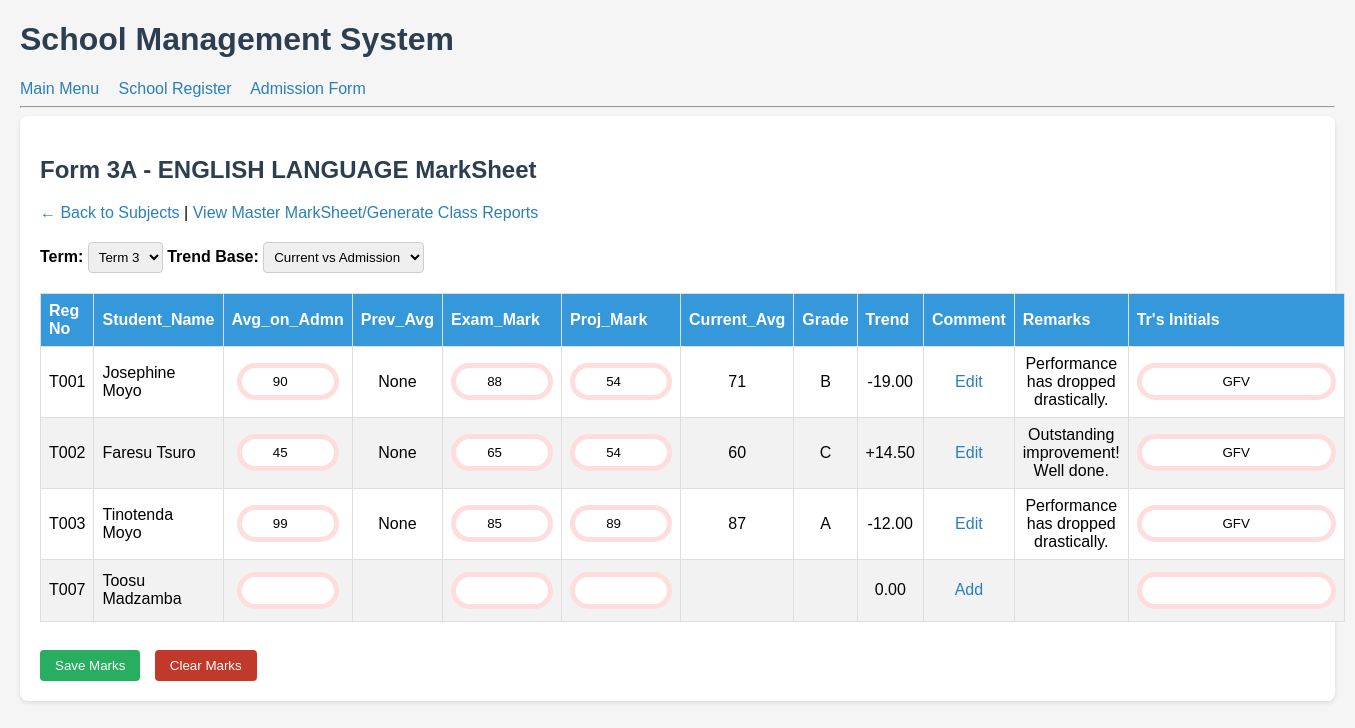
/marksheet/Form 3A/42/ (signed in), run on the app's committed database.
### kids/models.py (models this page shows, shortened)
class Subject(models.Model):
    name = models.CharField(max_length=50)  # "Mathematics", "English"
    grade = models.CharField(max_length=20)  # "Grade 1"
    order = models.IntegerField(default=0)  # <-- YOU MISSED THIS, ADD IT
    teacher = models.ForeignKey('Teacher', on_delete=models.SET_NULL, null=True, blank=True)
    term = models.ForeignKey('Term', on_delete=models.CASCADE, null=True, blank=True)
    expected_students = models.IntegerField(default=0,
                                            help_text="How many students do this subject? 0 = auto count whole class")
    class Meta:
        unique_together = ('name', 'grade', 'term')
        ordering = ['order']  # now this will work because order exists

class Student(models.Model):
    first_name = models.CharField(max_length=100)
    last_name = models.CharField(max_length=100)
    adm_no = models.CharField(max_length=20, unique=True)
    grade = models.CharField(max_length=10)
    fee_required = models.DecimalField(max_digits=10, decimal_places=2, default=300.00)
    date_added = models.DateTimeField(auto_now_add=True)
    parent_phone = models.CharField(max_length=15, blank=True, null=True)
    date_of_birth = models.DateField(null=True, blank=True)
    birth_cert_no = models.CharField(max_length=50, blank=True, null=True)  # <-- ADD THIS
    gender = models.CharField(max_length=10, choices=[('M','Male'),('F','Female')], null=True, blank=True)
    date_joined = models.DateField(auto_now_add=True, null=True, blank=True)
    parents = models.ManyToManyField(Parent, through='StudentParent', blank=True)

class Mark(models.Model):
    student = models.ForeignKey(Student, on_delete=models.CASCADE)
    subject = models.ForeignKey(Subject, on_delete=models.CASCADE)
    term = models.CharField(max_length=20, default='Term 1')
    average = models.DecimalField(max_digits=5, decimal_places=0, null=True, blank=True)
    grade = models.CharField(max_length=10, null=True, blank=True)
    admission_avg = models.DecimalField(max_digits=5, decimal_places=0, null=True, blank=True)
    previous_avg = models.DecimalField(max_digits=5, decimal_places=0, null=True, blank=True)
    current_exam_mark = models.DecimalField(max_digits=5, decimal_places=0, null=True, blank=True)
    current_project_mark = models.DecimalField(max_digits=5, decimal_places=0, null=True, blank=True)
    current_avg = models.DecimalField(max_digits=5, decimal_places=0, null=True, blank=True)
    current_grade = models.CharField(max_length=2, null=True, blank=True)
    trend = models.DecimalField(max_digits=5, decimal_places=2, null=True, blank=True)
    remarks = models.CharField(max_length=100, null=True, blank=True)
    trs_initials = models.CharField(max_length=10, null=True, blank=True)
    class Meta:
        unique_together = ('student', 'subject', 'term') # so each student has 1 mark per subject per term

### kids/views.py (the view, shortened to what this page needs)
# urls.py: path('marksheet/<str:grade>/<int:subject_id>/', views.marksheet, name='marksheet'),
@login_required
def marksheet(request, grade, subject_id):
    subject = get_object_or_404(Subject, id=subject_id, grade=grade)
    students = Student.objects.filter(grade=grade).order_by('adm_no')
    term_name = request.GET.get('term', 'Term 3')
    term_obj = Term.objects.filter(name=term_name).first() or Term.objects.first()
    marks = {}
    for s in students:
        m = Mark.objects.filter(student=s, subject=subject, term=term_name).first()
        marks[s.id] = {
            'admission_avg': m.admission_avg if m else '',
            'previous_avg': m.previous_avg if m else '',
            'current_exam_mark': m.current_exam_mark if m else '',
            'current_project_mark': m.current_project_mark if m else '',
            'current_avg': m.current_avg if m else '',
            'current_grade': m.current_grade if m else '',
            'trend': m.trend if m else '0.00',
            'remarks': m.remarks if m else '',
            'trs_initials': m.trs_initials if m else '',
        }
    all_terms = Term.objects.all().order_by('name')
    all_terms_for_lock = Term.objects.all().order_by('start_date') # if you have start_date, else use name
    return render(request, 'kids/marksheet.html', {
        'grade': grade,
        'subject': subject,
        'students': students,
        'marks': marks,
        'term': term_name,
        'term_obj': term_obj,
        'selected_term': term_name,  # for locking JS
        'all_terms': all_terms,
    })

### kids/templatetags/custom_filters.py (called while the page is built)
@register.filter
def get_item(dictionary, key):
    if not dictionary:
        return None
    return dictionary.get(key)

@register.filter
def dict_get(dictionary, key):
    return get_item(dictionary, key)

### kids/templates/kids/marksheet.html (shortened to what this page needs)
{% extends 'kids/base.html' %}
{% load custom_filters %}
{% block content %}
{% load static %}
<link rel="stylesheet" href="{% static 'css/style.css' %}">
<div class="container">
<h2>{{ grade }} - {{ subject.name }} MarkSheet</h2>
<a href="{% url 'grade_subjects' grade %}">← Back to Subjects</a> |
<a href="{% url 'master_marksheet' grade %}">View Master MarkSheet/Generate Class Reports</a>
<form method="POST">
    <p>
        <label><strong>Term:</strong></label>
<select id="termSelect" onchange="window.location.href='?term='+this.value+'&trend_base={{ trend_base }}'">
  {% for t in all_terms %}
    <option value="{{ t.name }}" {% if t.name == term %}selected{% endif %}>{{ t.name }}</option>
  {% endfor %}
</select>
       <label><strong>Trend Base:</strong></label>
<select name="trend_base" required>
    <option value="admission">Current vs Admission</option>
</select>
    </p>
    <table>
        <thead>
            <tr>
                 <th>Reg No</th>
                <th>Student_Name</th>
                <th>Avg_on_Admn</th>
                <th>Prev_Avg</th>
                <th>Exam_Mark</th>
                <th>Proj_Mark</th>
                <th>Current_Avg</th>
                <th>Grade</th>
                <th>Trend</th>
                <th>Comment</th>
                <th>Remarks</th>
                <th>Tr's Initials</th>
            </tr>
        </thead>
 <tbody>
        {% for student in students %}
            {% with mark=marks|dict_get:student.id %}
            <tr>
               <td style="text-align:center;">{{ student.adm_no }}</td>
                <td>{{ student.first_name }} {{ student.last_name }}</td>
                <td style="text-align:center;"><input type="number" name="admission_avg_{{ student.id }}" value="{{ mark.admission_avg }}" min="0" max="100" step="0.1" style="width: 80px;"></td>
                <td style="text-align:center;">{{ mark.previous_avg }}</td>
                <td><input type="number" name="current_exam_{{ student.id }}" value="{{ mark.current_exam_mark }}" min="0" max="100" step="0.1" style="width: 80px;"></td>
                <td style="text-align:center;"><input type="number" name="current_project_{{ student.id }}" value="{{ mark.current_project_mark }}" min="0" max="100" step="0.1" style="width: 80px;"></td>
                <td style="text-align:center;">{{ mark.current_avg }}</td>
                <td style="text-align:center;">{{ mark.current_grade }}</td>
                <td style="text-align:center;">{% if mark.trend > 0 %}+{{ mark.trend }}{% elif mark.trend < 0 %}{{ mark.trend }}{% else %}{{ mark.trend|default:"0" }}{% endif %}</td>
                <td style="text-align:center;">
                <a href="{% url 'subject_teacher_comments' student.id term_obj.id subject.id %}" class="btn-small">
                  {% if mark.remarks %}Edit{% else %}Add{% endif %}
                </a>
                </td>
                <td style="text-align:center;">{{ mark.remarks }}</td>
                <td><input type="text" name="trs_initials_{{ student.id }}" value="{% if mark.trs_initials and mark.trs_initials != 'None' and mark.trs_initials != 'GUD' %}{{ mark.trs_initials }}{% endif %}"></td>
                </tr>
            {% endwith %}
        {% empty %}
            <tr><td colspan="11">No students in {{ grade }}. Add students first.</td></tr>
        {% endfor %}
        </tbody>
    </table>
    <br>
    <button type="submit">Save Marks</button>
    <button type="submit" name="clear_marks" value="1" onclick="return confirm('Clear all Exam & Project marks for {{ term }} - {{ subject.name }}? Admission avg will stay.')" style="background:#c0392b;color:white;margin-left:10px;">Clear Marks</button>
</form>
</div>
{% endblock %}

### static/css/style.css (style rules this page uses)
body { font-family: Arial, sans-serif; margin: 20px; background: #f5f5f5; }
h1, h2, h3 { color: #2c3e50; }
table { border-collapse: collapse; width: 100%; background: white; margin: 10px 0; }
th, td { border: 1px solid #ddd; padding: 8px; text-align: left; }
th { background: #3498db; color: white; }
tr:nth-child(even) { background: #f2f2f2; }
a { color: #2980b9; text-decoration: none; }
button, input[type="submit"] { background: #27ae60; color: white; padding: 8px 15px; border: none; border-radius: 4px; cursor: pointer; }
input, select { padding: 6px; margin: 4px 0; border: 1px solid #ccc; border-radius: 4px; }
.container { background: white; padding: 20px; border-radius: 8px; box-shadow: 0 2px 4px rgba(0,0,0,0.1); }

### kids/templates/kids/base.html (style rules this page uses)
body { font-family: Arial; margin: 20px; }
table { border-collapse: collapse; margin-top: 15px; }
th, td { border: 1px solid #ccc; padding: 8px; }
th { background: #f0f0f0; }

### kids/templates/kids/marksheet.html (style rules this page uses)
input[type="number"] { padding: 6px; border: 5px solid #fdd; border-radius: 40px; text-align:center; }
input[type="text"] { padding: 6px; border: 5px solid #fdd; border-radius: 40px; text-align:center; }

### data on the page
Subject: name "ENGLISH LANGUAGE"
Student: adm_no "T001", first_name "Josephine", last_name "Moyo", previous_avg "None", id "54", current_grade "B", shows "Edit"
Mark: admission_avg "90", current_exam_mark "88", current_avg "71", trend "-19.00", remarks "Performance has dropped drastically.", trs_initials "GFV"
Student: adm_no "T002", first_name "Faresu", last_name "Tsuro", previous_avg "None", current_grade "C", shows "Edit"
Mark: admission_avg "45", current_exam_mark "65", current_project_mark "54", current_avg "60", trend "14.50", remarks "Outstanding improvement! Well done.", trs_initials "GFV"
Student: adm_no "T003", first_name "Tinotenda", last_name "Moyo", previous_avg "None", current_grade "A", shows "Edit"
Mark: admission_avg "99", current_exam_mark "85", current_project_mark "89", current_avg "87", trend "-12.00", remarks "Performance has dropped drastically.", trs_initials "GFV"
Student: adm_no "T007", first_name "Toosu", last_name "Madzamba", trend "0.00", shows "Add"

### other printed values
{{ grade }} "Form 3A"
form field value "Term 3"
